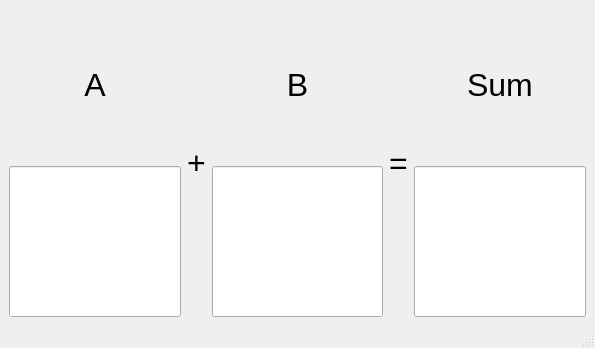
<?xml version="1.0" encoding="UTF-8"?>
<ui version="4.0">
 <class>MainWindow</class>
 <widget class="QMainWindow" name="MainWindow">
  <property name="geometry">
   <rect>
    <x>0</x>
    <y>0</y>
    <width>595</width>
    <height>348</height>
   </rect>
  </property>
  <property name="windowTitle">
   <string>MainWindow</string>
  </property>
  <widget class="QWidget" name="centralwidget">
   <layout class="QHBoxLayout" name="horizontalLayout">
    <item>
     <layout class="QVBoxLayout" name="verticalLayout">
      <item>
       <widget class="QLabel" name="label">
        <property name="font">
         <font>
          <pointsize>24</pointsize>
         </font>
        </property>
        <property name="text">
         <string>A</string>
        </property>
        <property name="alignment">
         <set>Qt::AlignCenter</set>
        </property>
       </widget>
      </item>
      <item>
       <widget class="caTextEntry" name="catextentry">
        <property name="sizePolicy">
         <sizepolicy hsizetype="Expanding" vsizetype="Preferred">
          <horstretch>0</horstretch>
          <verstretch>0</verstretch>
         </sizepolicy>
        </property>
        <property name="channel" stdset="0">
         <string notr="true">$(INST):a</string>
        </property>
       </widget>
      </item>
     </layout>
    </item>
    <item>
     <widget class="QLabel" name="label_3">
      <property name="font">
       <font>
        <pointsize>24</pointsize>
       </font>
      </property>
      <property name="text">
       <string>+</string>
      </property>
     </widget>
    </item>
    <item>
     <layout class="QVBoxLayout" name="verticalLayout_2">
      <item>
       <widget class="QLabel" name="label_2">
        <property name="font">
         <font>
          <pointsize>24</pointsize>
         </font>
        </property>
        <property name="text">
         <string>B</string>
        </property>
        <property name="alignment">
         <set>Qt::AlignCenter</set>
        </property>
       </widget>
      </item>
      <item>
       <widget class="caTextEntry" name="catextentry_2">
        <property name="sizePolicy">
         <sizepolicy hsizetype="Expanding" vsizetype="Preferred">
          <horstretch>0</horstretch>
          <verstretch>0</verstretch>
         </sizepolicy>
        </property>
        <property name="channel" stdset="0">
         <string notr="true">$(INST):b</string>
        </property>
       </widget>
      </item>
     </layout>
    </item>
    <item>
     <widget class="QLabel" name="label_4">
      <property name="font">
       <font>
        <pointsize>24</pointsize>
       </font>
      </property>
      <property name="text">
       <string>=</string>
      </property>
     </widget>
    </item>
    <item>
     <layout class="QVBoxLayout" name="verticalLayout_3">
      <item>
       <widget class="QLabel" name="label_5">
        <property name="font">
         <font>
          <pointsize>24</pointsize>
         </font>
        </property>
        <property name="text">
         <string>Sum</string>
        </property>
        <property name="alignment">
         <set>Qt::AlignCenter</set>
        </property>
       </widget>
      </item>
      <item>
       <widget class="caLineEdit" name="calineedit">
        <property name="sizePolicy">
         <sizepolicy hsizetype="Expanding" vsizetype="Preferred">
          <horstretch>0</horstretch>
          <verstretch>0</verstretch>
         </sizepolicy>
        </property>
        <property name="minimumSize">
         <size>
          <width>45</width>
          <height>20</height>
         </size>
        </property>
        <property name="channel" stdset="0">
         <string notr="true">$(INST):sum</string>
        </property>
        <property name="colorMode">
         <enum>caLineEdit::Alarm_Default</enum>
        </property>
        <property name="alarmHandling">
         <enum>caLineEdit::onForeground</enum>
        </property>
       </widget>
      </item>
     </layout>
    </item>
   </layout>
  </widget>
  <widget class="QMenuBar" name="menubar">
   <property name="geometry">
    <rect>
     <x>0</x>
     <y>0</y>
     <width>595</width>
     <height>24</height>
    </rect>
   </property>
  </widget>
  <widget class="QStatusBar" name="statusbar"/>
 </widget>
 <customwidgets>
  <customwidget>
   <class>caTextEntry</class>
   <extends>caLineEdit</extends>
   <header>caTextEntry</header>
  </customwidget>
  <customwidget>
   <class>caLineEdit</class>
   <extends>QLineEdit</extends>
   <header>caLineEdit</header>
  </customwidget>
 </customwidgets>
 <resources/>
 <connections/>
</ui>
